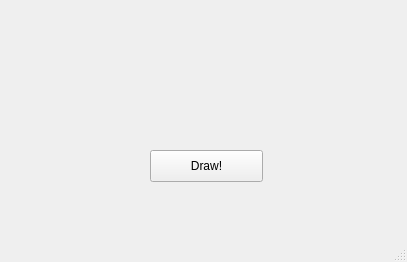
<?xml version="1.0" encoding="UTF-8"?>
<ui version="4.0">
 <class>MainWindow</class>
 <widget class="QMainWindow" name="MainWindow">
  <property name="geometry">
   <rect>
    <x>0</x>
    <y>0</y>
    <width>407</width>
    <height>262</height>
   </rect>
  </property>
  <property name="windowTitle">
   <string>MainWindow</string>
  </property>
  <widget class="QWidget" name="centralwidget">
   <widget class="QPushButton" name="pushButton">
    <property name="geometry">
     <rect>
      <x>150</x>
      <y>150</y>
      <width>113</width>
      <height>32</height>
     </rect>
    </property>
    <property name="text">
     <string>Draw!</string>
    </property>
   </widget>
  </widget>
  <widget class="QStatusBar" name="statusbar"/>
 </widget>
 <resources/>
 <connections/>
</ui>
